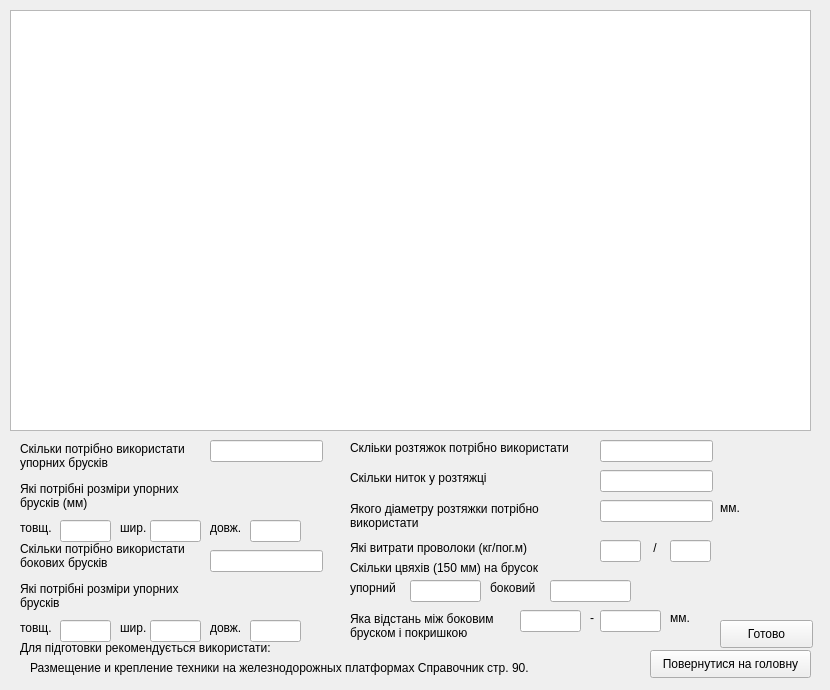
<?xml version="1.0" encoding="UTF-8"?>
<ui version="4.0">
 <class>KRAZ_Form</class>
 <widget class="QWidget" name="KRAZ_Form">
  <property name="geometry">
   <rect>
    <x>0</x>
    <y>0</y>
    <width>830</width>
    <height>690</height>
   </rect>
  </property>
  <property name="windowTitle">
   <string>Form</string>
  </property>
  <widget class="QGraphicsView" name="graphicsView">
   <property name="geometry">
    <rect>
     <x>10</x>
     <y>10</y>
     <width>801</width>
     <height>421</height>
    </rect>
   </property>
  </widget>
  <widget class="QLabel" name="label">
   <property name="geometry">
    <rect>
     <x>20</x>
     <y>440</y>
     <width>181</width>
     <height>31</height>
    </rect>
   </property>
   <property name="text">
    <string>Скільки потрібно використати
упорних брусків</string>
   </property>
  </widget>
  <widget class="QLabel" name="label_2">
   <property name="geometry">
    <rect>
     <x>20</x>
     <y>480</y>
     <width>181</width>
     <height>31</height>
    </rect>
   </property>
   <property name="text">
    <string>Які потрібні розміри упорних
брусків (мм)</string>
   </property>
  </widget>
  <widget class="QLabel" name="label_3">
   <property name="geometry">
    <rect>
     <x>20</x>
     <y>520</y>
     <width>41</width>
     <height>16</height>
    </rect>
   </property>
   <property name="text">
    <string>товщ.</string>
   </property>
  </widget>
  <widget class="QLabel" name="label_4">
   <property name="geometry">
    <rect>
     <x>120</x>
     <y>520</y>
     <width>31</width>
     <height>16</height>
    </rect>
   </property>
   <property name="text">
    <string>шир.</string>
   </property>
  </widget>
  <widget class="QLabel" name="label_5">
   <property name="geometry">
    <rect>
     <x>210</x>
     <y>520</y>
     <width>41</width>
     <height>16</height>
    </rect>
   </property>
   <property name="text">
    <string>довж.</string>
   </property>
  </widget>
  <widget class="QLabel" name="label_6">
   <property name="geometry">
    <rect>
     <x>20</x>
     <y>540</y>
     <width>181</width>
     <height>31</height>
    </rect>
   </property>
   <property name="text">
    <string>Скільки потрібно використати
бокових брусків</string>
   </property>
  </widget>
  <widget class="QLabel" name="label_7">
   <property name="geometry">
    <rect>
     <x>20</x>
     <y>580</y>
     <width>171</width>
     <height>31</height>
    </rect>
   </property>
   <property name="text">
    <string>Які потрібні розміри упорних
брусків</string>
   </property>
  </widget>
  <widget class="QLabel" name="label_8">
   <property name="geometry">
    <rect>
     <x>20</x>
     <y>640</y>
     <width>291</width>
     <height>16</height>
    </rect>
   </property>
   <property name="text">
    <string>Для підготовки рекомендується використати:</string>
   </property>
  </widget>
  <widget class="QLabel" name="label_9">
   <property name="geometry">
    <rect>
     <x>30</x>
     <y>660</y>
     <width>551</width>
     <height>16</height>
    </rect>
   </property>
   <property name="text">
    <string>Размещение и крепление техники на железнодорожных платформах Справочник стр. 90.</string>
   </property>
  </widget>
  <widget class="QLabel" name="label_10">
   <property name="geometry">
    <rect>
     <x>350</x>
     <y>440</y>
     <width>251</width>
     <height>16</height>
    </rect>
   </property>
   <property name="text">
    <string>Скліьки розтяжок потрібно використати</string>
   </property>
  </widget>
  <widget class="QLabel" name="label_11">
   <property name="geometry">
    <rect>
     <x>350</x>
     <y>470</y>
     <width>161</width>
     <height>16</height>
    </rect>
   </property>
   <property name="text">
    <string>Скільки ниток у розтяжці</string>
   </property>
  </widget>
  <widget class="QLabel" name="label_12">
   <property name="geometry">
    <rect>
     <x>350</x>
     <y>500</y>
     <width>211</width>
     <height>31</height>
    </rect>
   </property>
   <property name="text">
    <string>Якого діаметру розтяжки потрібно
використати</string>
   </property>
  </widget>
  <widget class="QLabel" name="label_13">
   <property name="geometry">
    <rect>
     <x>350</x>
     <y>540</y>
     <width>211</width>
     <height>16</height>
    </rect>
   </property>
   <property name="text">
    <string>Які витрати проволоки (кг/пог.м)</string>
   </property>
  </widget>
  <widget class="QLabel" name="label_14">
   <property name="geometry">
    <rect>
     <x>350</x>
     <y>560</y>
     <width>211</width>
     <height>16</height>
    </rect>
   </property>
   <property name="text">
    <string>Скільки цвяхів (150 мм) на брусок</string>
   </property>
  </widget>
  <widget class="QLabel" name="label_15">
   <property name="geometry">
    <rect>
     <x>350</x>
     <y>580</y>
     <width>55</width>
     <height>16</height>
    </rect>
   </property>
   <property name="text">
    <string>упорний</string>
   </property>
  </widget>
  <widget class="QLabel" name="label_16">
   <property name="geometry">
    <rect>
     <x>490</x>
     <y>580</y>
     <width>55</width>
     <height>16</height>
    </rect>
   </property>
   <property name="text">
    <string>боковий</string>
   </property>
  </widget>
  <widget class="QLabel" name="label_17">
   <property name="geometry">
    <rect>
     <x>350</x>
     <y>610</y>
     <width>161</width>
     <height>31</height>
    </rect>
   </property>
   <property name="text">
    <string>Яка відстань між боковим
бруском і покришкою</string>
   </property>
  </widget>
  <widget class="QLabel" name="label_18">
   <property name="geometry">
    <rect>
     <x>720</x>
     <y>500</y>
     <width>21</width>
     <height>16</height>
    </rect>
   </property>
   <property name="text">
    <string>мм.</string>
   </property>
  </widget>
  <widget class="QLabel" name="label_19">
   <property name="geometry">
    <rect>
     <x>670</x>
     <y>610</y>
     <width>31</width>
     <height>16</height>
    </rect>
   </property>
   <property name="text">
    <string>мм.</string>
   </property>
  </widget>
  <widget class="QLabel" name="label_20">
   <property name="geometry">
    <rect>
     <x>650</x>
     <y>540</y>
     <width>16</width>
     <height>16</height>
    </rect>
   </property>
   <property name="text">
    <string> /</string>
   </property>
  </widget>
  <widget class="QLabel" name="label_21">
   <property name="geometry">
    <rect>
     <x>20</x>
     <y>620</y>
     <width>41</width>
     <height>16</height>
    </rect>
   </property>
   <property name="text">
    <string>товщ.</string>
   </property>
  </widget>
  <widget class="QLabel" name="label_22">
   <property name="geometry">
    <rect>
     <x>210</x>
     <y>620</y>
     <width>41</width>
     <height>16</height>
    </rect>
   </property>
   <property name="text">
    <string>довж.</string>
   </property>
  </widget>
  <widget class="QLabel" name="label_23">
   <property name="geometry">
    <rect>
     <x>120</x>
     <y>620</y>
     <width>31</width>
     <height>16</height>
    </rect>
   </property>
   <property name="text">
    <string>шир.</string>
   </property>
  </widget>
  <widget class="QLabel" name="label_24">
   <property name="geometry">
    <rect>
     <x>590</x>
     <y>610</y>
     <width>16</width>
     <height>16</height>
    </rect>
   </property>
   <property name="text">
    <string>-</string>
   </property>
  </widget>
  <widget class="QLineEdit" name="lineEdit">
   <property name="geometry">
    <rect>
     <x>210</x>
     <y>440</y>
     <width>113</width>
     <height>22</height>
    </rect>
   </property>
  </widget>
  <widget class="QLineEdit" name="lineEdit_2">
   <property name="geometry">
    <rect>
     <x>210</x>
     <y>550</y>
     <width>113</width>
     <height>22</height>
    </rect>
   </property>
  </widget>
  <widget class="QLineEdit" name="lineEdit_3">
   <property name="geometry">
    <rect>
     <x>60</x>
     <y>520</y>
     <width>51</width>
     <height>22</height>
    </rect>
   </property>
  </widget>
  <widget class="QLineEdit" name="lineEdit_4">
   <property name="geometry">
    <rect>
     <x>150</x>
     <y>520</y>
     <width>51</width>
     <height>22</height>
    </rect>
   </property>
  </widget>
  <widget class="QLineEdit" name="lineEdit_5">
   <property name="geometry">
    <rect>
     <x>250</x>
     <y>520</y>
     <width>51</width>
     <height>22</height>
    </rect>
   </property>
  </widget>
  <widget class="QLineEdit" name="lineEdit_6">
   <property name="geometry">
    <rect>
     <x>60</x>
     <y>620</y>
     <width>51</width>
     <height>22</height>
    </rect>
   </property>
  </widget>
  <widget class="QLineEdit" name="lineEdit_7">
   <property name="geometry">
    <rect>
     <x>150</x>
     <y>620</y>
     <width>51</width>
     <height>22</height>
    </rect>
   </property>
  </widget>
  <widget class="QLineEdit" name="lineEdit_8">
   <property name="geometry">
    <rect>
     <x>250</x>
     <y>620</y>
     <width>51</width>
     <height>22</height>
    </rect>
   </property>
  </widget>
  <widget class="QLineEdit" name="lineEdit_9">
   <property name="geometry">
    <rect>
     <x>600</x>
     <y>440</y>
     <width>113</width>
     <height>22</height>
    </rect>
   </property>
  </widget>
  <widget class="QLineEdit" name="lineEdit_10">
   <property name="geometry">
    <rect>
     <x>600</x>
     <y>470</y>
     <width>113</width>
     <height>22</height>
    </rect>
   </property>
  </widget>
  <widget class="QLineEdit" name="lineEdit_11">
   <property name="geometry">
    <rect>
     <x>600</x>
     <y>500</y>
     <width>113</width>
     <height>22</height>
    </rect>
   </property>
  </widget>
  <widget class="QLineEdit" name="lineEdit_12">
   <property name="geometry">
    <rect>
     <x>600</x>
     <y>540</y>
     <width>41</width>
     <height>22</height>
    </rect>
   </property>
  </widget>
  <widget class="QLineEdit" name="lineEdit_13">
   <property name="geometry">
    <rect>
     <x>670</x>
     <y>540</y>
     <width>41</width>
     <height>22</height>
    </rect>
   </property>
  </widget>
  <widget class="QLineEdit" name="lineEdit_14">
   <property name="geometry">
    <rect>
     <x>410</x>
     <y>580</y>
     <width>71</width>
     <height>22</height>
    </rect>
   </property>
  </widget>
  <widget class="QLineEdit" name="lineEdit_15">
   <property name="geometry">
    <rect>
     <x>550</x>
     <y>580</y>
     <width>81</width>
     <height>22</height>
    </rect>
   </property>
  </widget>
  <widget class="QLineEdit" name="lineEdit_16">
   <property name="geometry">
    <rect>
     <x>520</x>
     <y>610</y>
     <width>61</width>
     <height>22</height>
    </rect>
   </property>
  </widget>
  <widget class="QLineEdit" name="lineEdit_17">
   <property name="geometry">
    <rect>
     <x>600</x>
     <y>610</y>
     <width>61</width>
     <height>22</height>
    </rect>
   </property>
  </widget>
  <widget class="QPushButton" name="pushButton">
   <property name="geometry">
    <rect>
     <x>720</x>
     <y>620</y>
     <width>93</width>
     <height>28</height>
    </rect>
   </property>
   <property name="text">
    <string>Готово</string>
   </property>
  </widget>
  <widget class="QPushButton" name="pushButton_2">
   <property name="geometry">
    <rect>
     <x>650</x>
     <y>650</y>
     <width>161</width>
     <height>28</height>
    </rect>
   </property>
   <property name="text">
    <string>Повернутися на головну</string>
   </property>
  </widget>
 </widget>
 <resources/>
 <connections/>
</ui>
